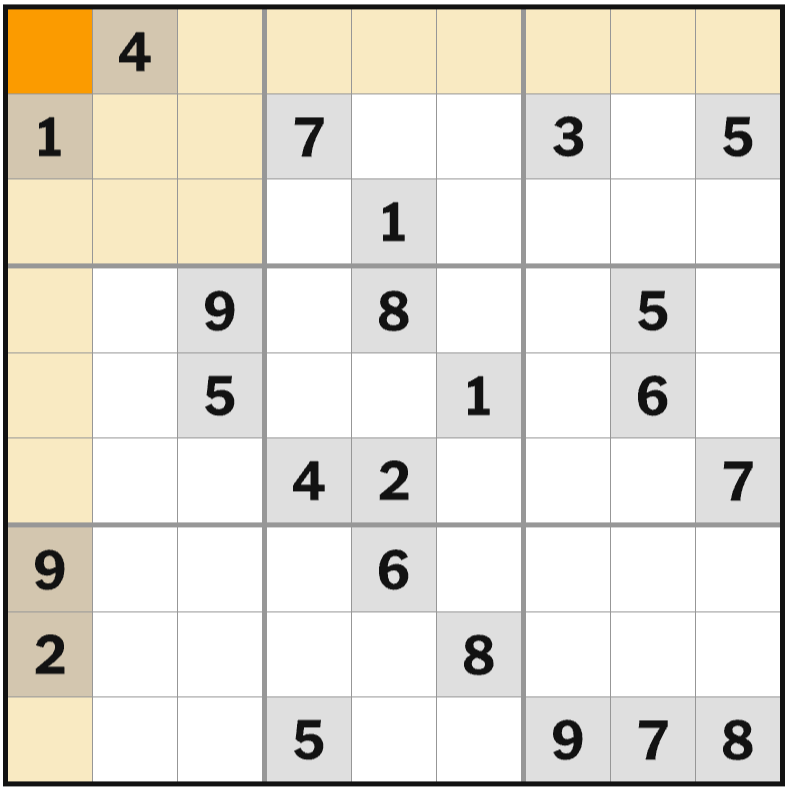
#> input picture board.png, 788 x 789 px
$ python -i functions.py   (imports and definitions only)
#> lines starting #> are read from the running program, lines starting #| are printed output that depends on the picture; after the words box and inside, x2 and y2 are one past the last pixel; in counts of white or black regions, pixels touching at a corner belong together
#> further down, picture is the input picture: shape (789, 788, 3); mean B, G, R 216, 225.9, 230.3
import cv2
import numpy as np
import pytesseract
from PIL import ImageGrab
import copy
import subprocess
import constants

# ------------------------------------------------------------
# functions

def ordered_coords(coords):
    # create an empty array, make sure it's float32 since that's what openCV wants
    ordered = np.zeros((4,2), dtype="float32")

    # shape of coords is (4,1,2), we want (4,2) so we just remove the middle useless dimension(1)
    coords = np.squeeze(coords, axis=1)

    coord_sum = coords.sum(axis = 1)
    ordered[0] = coords[np.argmin(coord_sum)]
    ordered[2] = coords[np.argmax(coord_sum)]

    # np does y - x, not x - y
    coord_diff = np.diff(coords, axis = 1)
    ordered[1] = coords[np.argmin(coord_diff)]
    ordered[3] = coords[np.argmax(coord_diff)]

    return ordered


# [98 lines left out: functions final_points, get_grid, not called in this run]


def get_digit(cell):
    extracted_num = pytesseract.image_to_string(cell, config="--psm 6 -c tessedit_char_whitelist=123456789")
    return extracted_num


# [64 lines left out: functions is_valid, solve, solve_image, not called in this run]

def get_sudoku_board(image):
    gray_img = cv2.cvtColor(image, cv2.COLOR_BGR2GRAY)
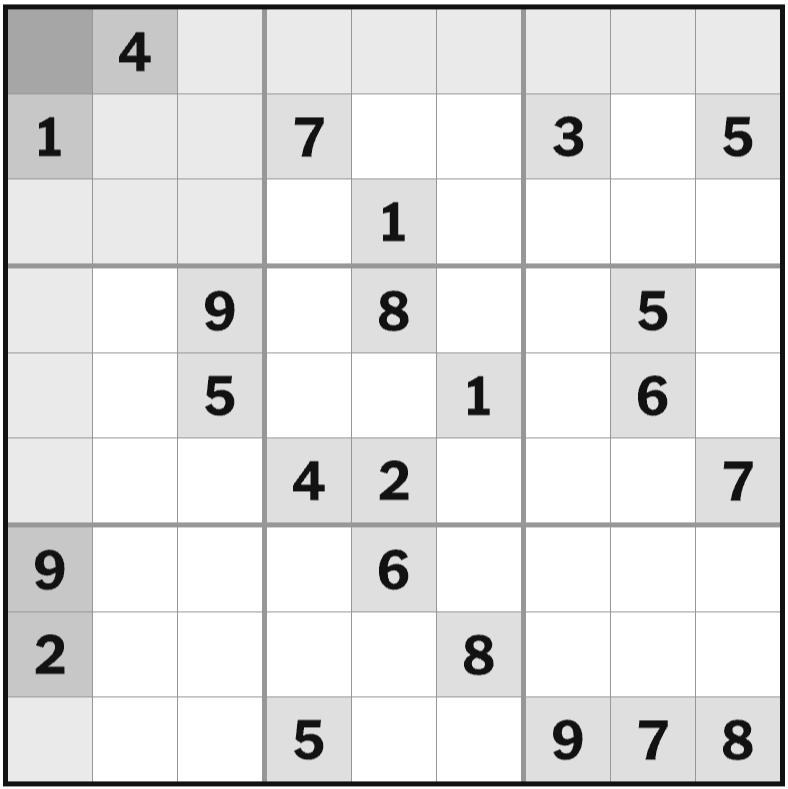
#> gray_img: shape (789, 788); min 18, max 255, mean 226.1
    gray_edged = cv2.Canny(gray_img, 30, 200)
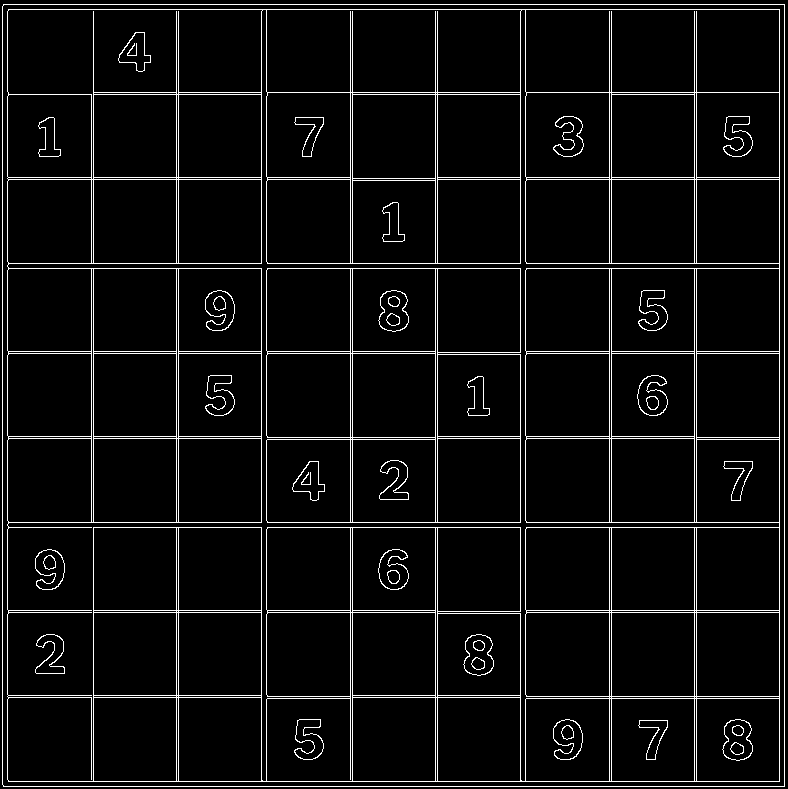
#> gray_edged: shape (789, 788); 5.5% white in thin lines or dots
    contoured_approx = image.copy()
    contours, hierarchy = cv2.findContours(gray_edged, cv2.RETR_TREE, cv2.CHAIN_APPROX_SIMPLE)
#> contours = 230 contours, 11 with area under 20; largest, box (x1, y1, x2, y2) and area: (2, 4, 785, 787) 611521, (2, 4, 785, 787) 611519, (7, 9, 780, 782) 595947, (7, 9, 780, 782) 102210, (266, 268, 521, 523) 64175

    board_contour = max(contours, key=cv2.contourArea)
#> board_contour = [[3, 4], [3, 5], [2, 6], [2, 784], [3, 785], [3, 786], [784, 786], [784, 4]]

    # Opencv's drawCounters() expect a collection of contours but the max() function gave me one single contour's collection
    board_contour_list = [board_contour]
    # This line is not used but still here as a reminder

    approx = cv2.approxPolyDP(board_contour, 0.050 * cv2.arcLength(board_contour, True), True)
#> approx = [[3, 4], [3, 786], [784, 786], [784, 4]]
    cv2.drawContours(contoured_approx, [approx], -1, (0,0,255), 3)
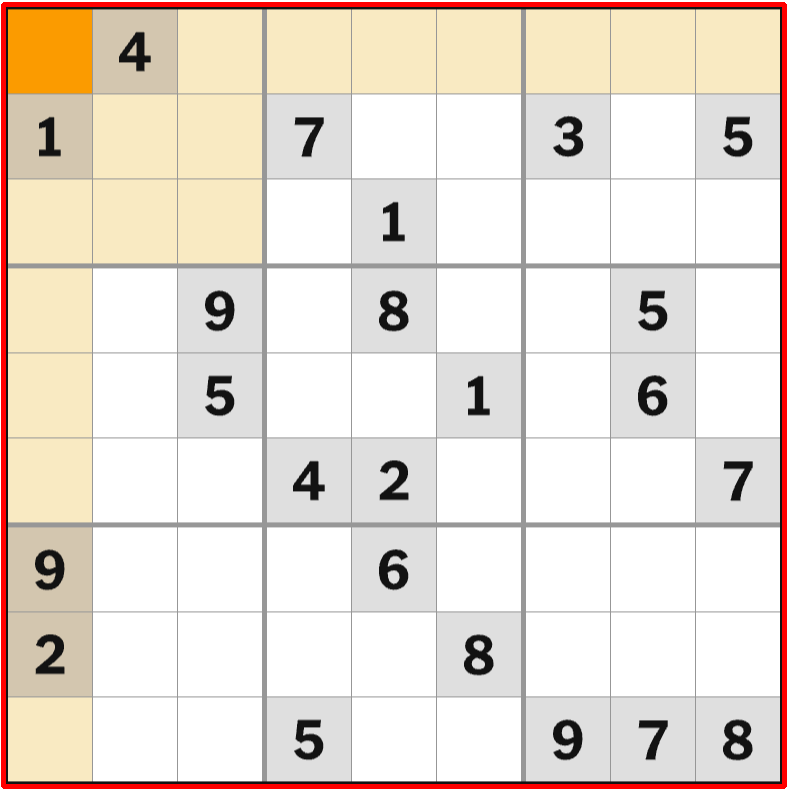
#> contoured_approx: shape (789, 788, 3); 2.51% of pixels changed, all inside (x1, y1, x2, y2) = (1, 2, 787, 789)

    for index, point in enumerate(approx):
        x, y = point[0]
        cv2.circle(contoured_approx, (x, y), 8, (0,255,0), -1)
        # I used enumerate to basically get index, it's simply for loop but with index
        cv2.putText(contoured_approx, f"P{index} ({x}, {y})", (x, y), cv2.FONT_HERSHEY_SIMPLEX, 1, (255,0,0), 2)
#> this loop made 4 passes
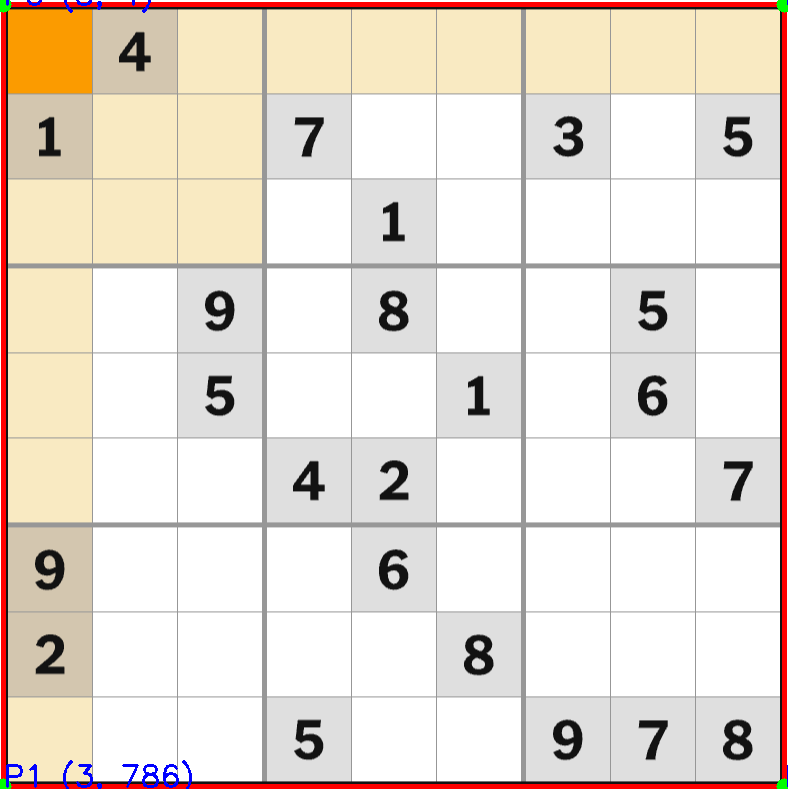
#> contoured_approx: shape (789, 788, 3); 0.29% of pixels changed, all inside (x1, y1, x2, y2) = (0, 0, 788, 789)


    ordered_coordinates = ordered_coords(approx)
#> in ordered_coords, `coord_sum = coords.sum(axis = 1)`: coord_sum = [7, 789, 1570, 788]
#> in ordered_coords, `coord_diff = np.diff(coords, axis = 1)`: coord_diff = [1, 783, 2, -780]
#> ordered_coordinates = [[3, 4], [784, 4], [784, 786], [3, 786]]

    # now we get transformation matrix and then transform

    trans_mat = cv2.getPerspectiveTransform(ordered_coordinates, constants.DESTINATION_COORDINATES)
#> trans_mat = [[1.15, -1.53e-19, -3.45], [0, 1.15, -4.6], [4.55e-20, -1.62e-19, 1]]
    final_img = cv2.warpPerspective(image, trans_mat, (constants.BOARD_SIZE, constants.BOARD_SIZE))
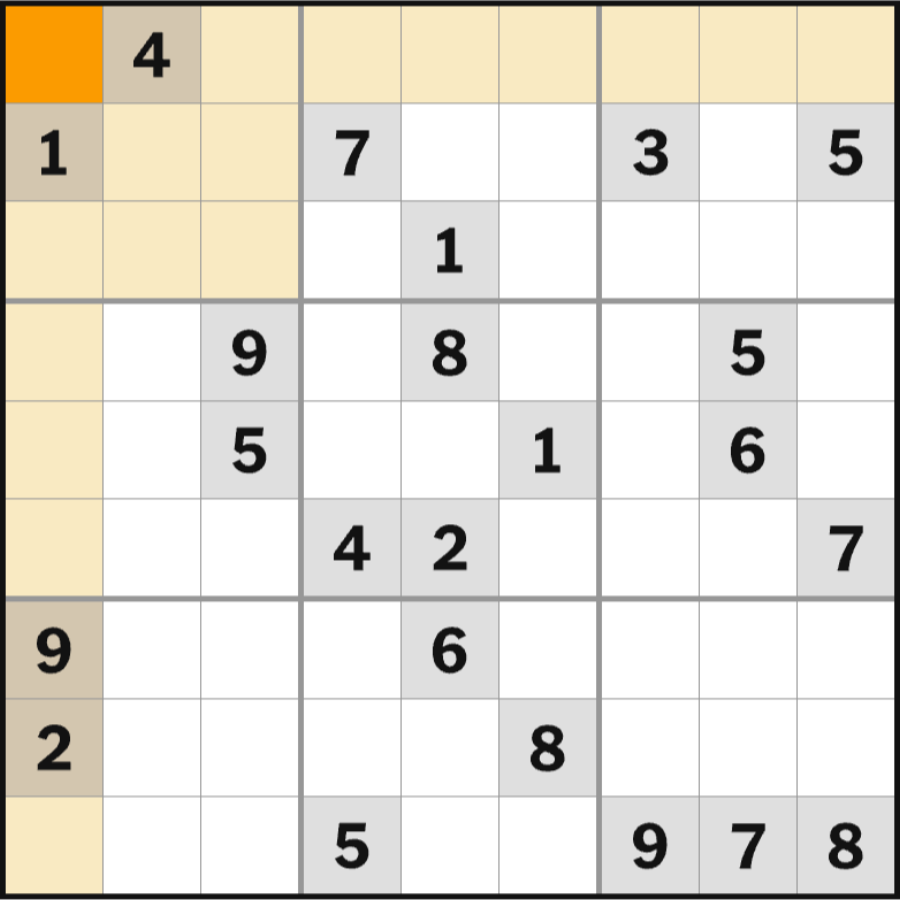
#> final_img: shape (900, 900, 3); mean B, G, R 215.5, 225.6, 230

    return final_img


# [14 lines left out: functions get_clipboard_image, display_image_opencv, not called in this run]

def display_image_system(image, title):
    subprocess.run(["open", "Solved_Sudoku_Board.png"])

# [19 lines left out: function draw_solution, not called in this run]


# ------------------------------------------------------------

>>> import cv2
>>> picture = cv2.imread('board.png')
>>> result = get_sudoku_board(picture)
